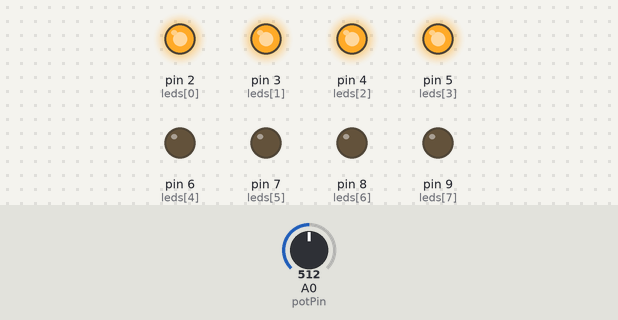
Recording of a sketch running on a simulated Arduino Uno, built with avr-gcc and run on an emulated ATmega328P. Shown: output pins drawn as LEDs (lit = HIGH). The inputs (shaded band) are chosen by the test bench; at power-on: A0 (potPin) = 512.

Above: at 1.2 s.
1.3 s: A0 (potPin) set to 630
2.8 s: A0 (potPin) set to 650
At 3.5 s:
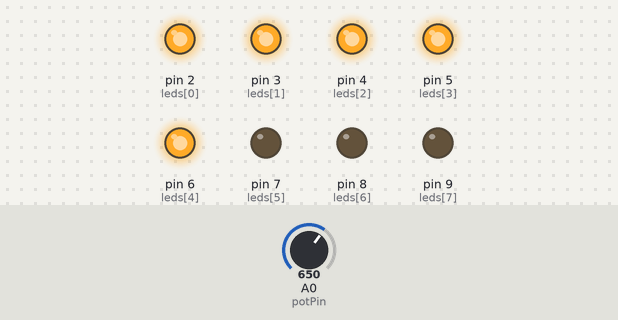
4.3 s: A0 (potPin) set to 511
At 4.9 s:
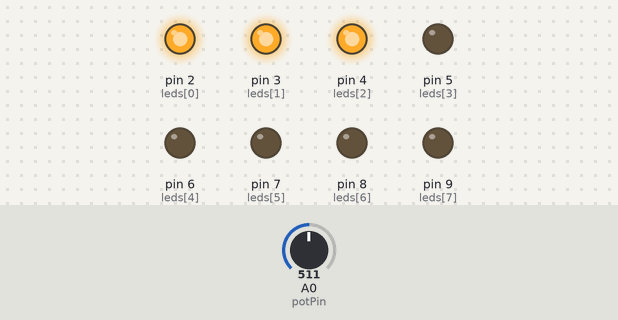
5.8 s: A0 (potPin) set to 396
7.3 s: A0 (potPin) set to 369
At 7.6 s:
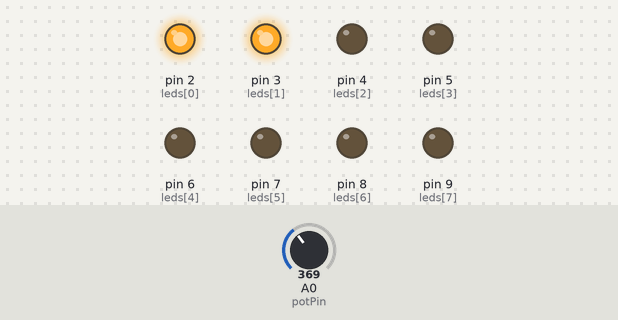
8.8 s: A0 (potPin) set to 716
At 10.2 s:
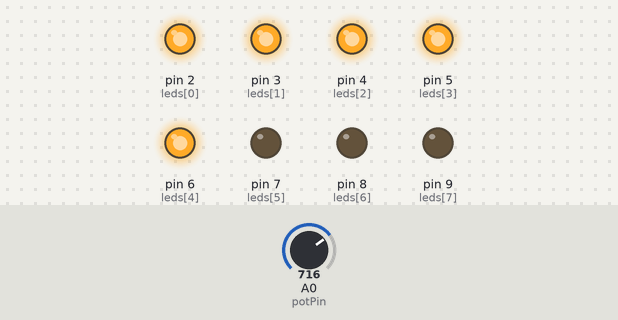
Timing chart, 0 to 11.3 s (numbered marks = the images above; inputs shaded):
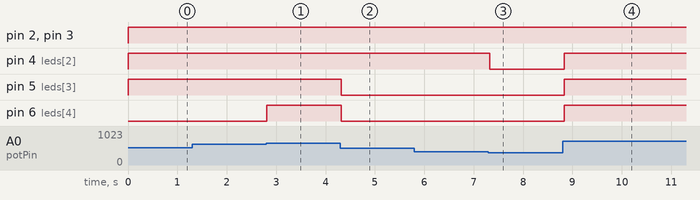

The sketch:

ex08.ino
```cpp
// Barra de LED VU Meter com potenciômetro

// Pinos dos LEDs (8 no exemplo, pode mudar)
int leds[] = {2, 3, 4, 5, 6, 7, 8, 9};
int numLeds = 8;

// Pino do potenciômetro
int potPin = A0;

void setup() {
  // Configura LEDs como saída
  for (int i = 0; i < numLeds; i++) {
    pinMode(leds[i], OUTPUT);
  }
}

void loop() {
  // Lê valor do potenciômetro (0 a 1023)
  int valor = analogRead(potPin);

  // Mapeia para número de LEDs acesos (0 a numLeds)
  int nivel = map(valor, 0, 1023, 0, numLeds);

  // Acende os LEDs até o nível
  for (int i = 0; i < numLeds; i++) {
    if (i < nivel) {
      digitalWrite(leds[i], HIGH);
    } else {
      digitalWrite(leds[i], LOW);
    }
  }

  delay(50); // Pequena pausa para estabilidade
}
```

Measured:
- the behaviour switches between 639 and 640 on A0 (potPin) (found by bisection; images 0 and 1)
- the behaviour switches between 384 and 383 on A0 (potPin) (found by bisection; images 2 and 3)
- after the input at 1.3 s, every drawn part: stays the same
- after the input at 2.8 s, pin 6 (leds[4]): LOW → HIGH at once
- after the input at 4.3 s, pin 5 (leds[3]), pin 6 (leds[4]): HIGH → LOW at once
- after the input at 5.8 s, every drawn part: stays the same
- after the input at 7.3 s, pin 4 (leds[2]): HIGH → LOW at once
- after the input at 8.8 s, pin 4 (leds[2]), pin 5 (leds[3]), pin 6 (leds[4]): LOW → HIGH at once
